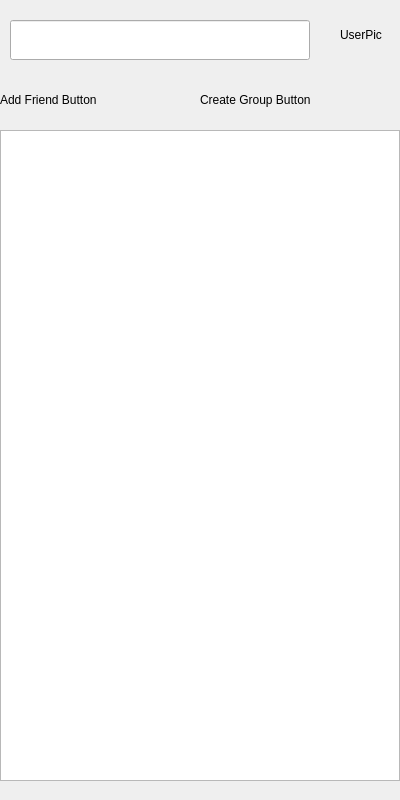
<?xml version="1.0" encoding="UTF-8"?>
<ui version="4.0">
 <class>MainWindow</class>
 <widget class="QMainWindow" name="MainWindow">
  <property name="geometry">
   <rect>
    <x>0</x>
    <y>0</y>
    <width>400</width>
    <height>800</height>
   </rect>
  </property>
  <property name="windowTitle">
   <string>MainWindow</string>
  </property>
  <widget class="QWidget" name="centralwidget">
   <widget class="QLineEdit" name="lineEditSearch">
    <property name="geometry">
     <rect>
      <x>10</x>
      <y>20</y>
      <width>300</width>
      <height>40</height>
     </rect>
    </property>
    <property name="sizePolicy">
     <sizepolicy hsizetype="Expanding" vsizetype="Fixed">
      <horstretch>0</horstretch>
      <verstretch>0</verstretch>
     </sizepolicy>
    </property>
   </widget>
   <widget class="QLabel" name="PicLabel">
    <property name="geometry">
     <rect>
      <x>340</x>
      <y>10</y>
      <width>50</width>
      <height>50</height>
     </rect>
    </property>
    <property name="sizePolicy">
     <sizepolicy hsizetype="Fixed" vsizetype="Fixed">
      <horstretch>0</horstretch>
      <verstretch>0</verstretch>
     </sizepolicy>
    </property>
    <property name="text">
     <string>UserPic</string>
    </property>
   </widget>
   <widget class="QLabel" name="labelCreateGroup">
    <property name="geometry">
     <rect>
      <x>200</x>
      <y>70</y>
      <width>200</width>
      <height>60</height>
     </rect>
    </property>
    <property name="sizePolicy">
     <sizepolicy hsizetype="Fixed" vsizetype="Fixed">
      <horstretch>0</horstretch>
      <verstretch>0</verstretch>
     </sizepolicy>
    </property>
    <property name="text">
     <string>Create Group Button</string>
    </property>
    <property name="scaledContents">
     <bool>true</bool>
    </property>
   </widget>
   <widget class="QLabel" name="labelAddFriend">
    <property name="geometry">
     <rect>
      <x>0</x>
      <y>70</y>
      <width>200</width>
      <height>60</height>
     </rect>
    </property>
    <property name="sizePolicy">
     <sizepolicy hsizetype="Fixed" vsizetype="Fixed">
      <horstretch>0</horstretch>
      <verstretch>0</verstretch>
     </sizepolicy>
    </property>
    <property name="text">
     <string>Add Friend Button</string>
    </property>
    <property name="scaledContents">
     <bool>true</bool>
    </property>
   </widget>
   <widget class="QListView" name="listView">
    <property name="geometry">
     <rect>
      <x>0</x>
      <y>130</y>
      <width>400</width>
      <height>651</height>
     </rect>
    </property>
   </widget>
  </widget>
  <widget class="QMenuBar" name="menubar">
   <property name="geometry">
    <rect>
     <x>0</x>
     <y>0</y>
     <width>400</width>
     <height>21</height>
    </rect>
   </property>
  </widget>
 </widget>
 <resources/>
 <connections/>
</ui>
